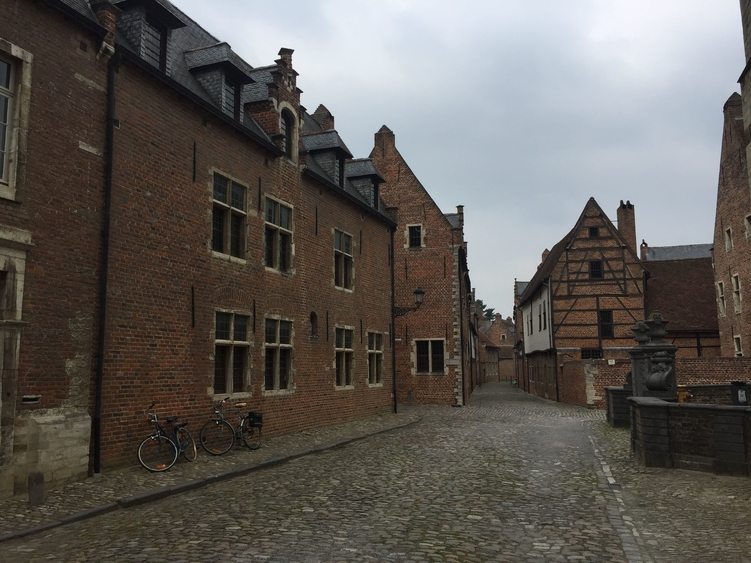
#> input picture Open CV/resources/leuvenB.jpg, 751 x 563 px, found by its file name
$ python counture_decation.py
#> lines starting #> are read from the running program, lines starting #| are printed output that depends on the picture; after the words box and inside, x2 and y2 are one past the last pixel; in counts of white or black regions, pixels touching at a corner belong together
'''
Problem Statement:
Write a program to detect edges in an image using the Canny edge detection technique.
Then, find and draw all the contours present in the image.
Finally, display the total number of contours detected.
'''


import cv2
import numpy

img = cv2.imread("Open CV\\resources\leuvenB.jpg") #this is the path of the image
#> img is the input picture: shape (563, 751, 3); mean B, G, R 87.4, 92.1, 96.1

cv2.imshow("image", img) #get the og image

blur = cv2.GaussianBlur(img, (5, 5), cv2.BORDER_DEFAULT) #we blure the image(image, (kernal size), Pixel extrapolation method for border handling.)
cv2.imshow("blus", blur) #display the image

canny = cv2.Canny(blur, 125, 255) #w apply canny for age dection
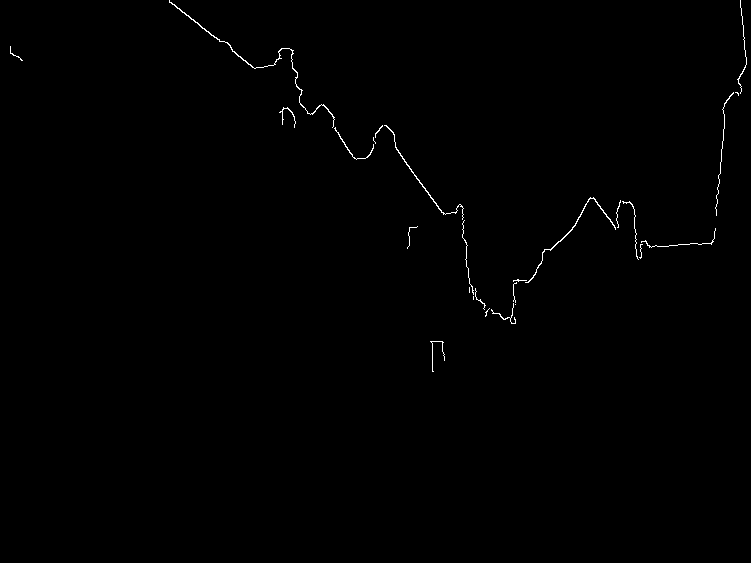
#> canny: shape (563, 751); 0.41% white in thin lines or dots, all inside (x1, y1, x2, y2) = (10, 0, 747, 372)

contourm,hierarchy = cv2.findContours(canny, cv2.RETR_LIST, cv2.CHAIN_APPROX_SIMPLE) #(image, mode, Method)
#> contourm = 26 contours, 22 with area under 20; largest, box (x1, y1, x2, y2) and area: (169, 0, 335, 128) 108, (525, 197, 616, 283) 76, (384, 125, 464, 220) 60, (334, 127, 374, 160) 24
#cv2.RETR_LIST: Retrieves all the contours without creating a hierarchy.
#cv2.CHAIN_APPROX_SIMPLE: Compresses horizontal, vertical, and diagonal segments, leaving only their endpoints
cv2.drawContours(img, contourm, -1,(0,255,0), 2) #(og image, countours, countureIdx, color, Thickness)
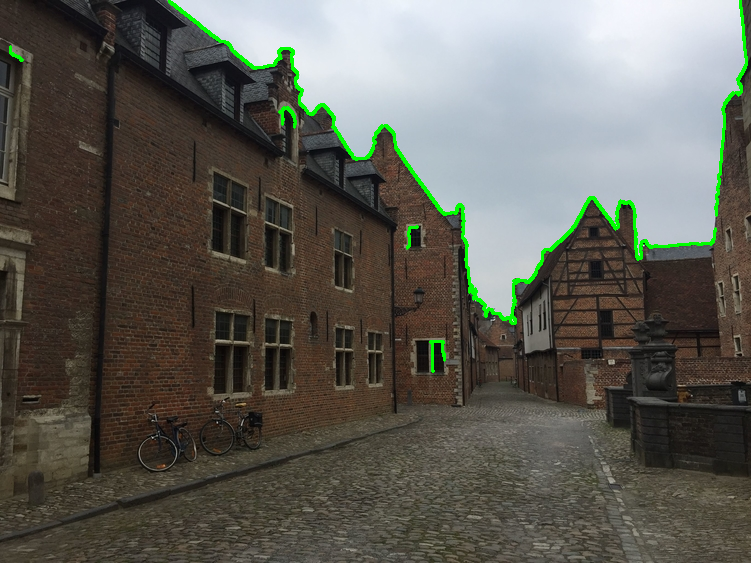
#> img: shape (563, 751, 3); 1.3% of pixels changed, all inside (x1, y1, x2, y2) = (9, 0, 748, 373)

cv2.imshow("final img", img)


cv2.waitKey(0)
cv2.destroyAllWindows()
